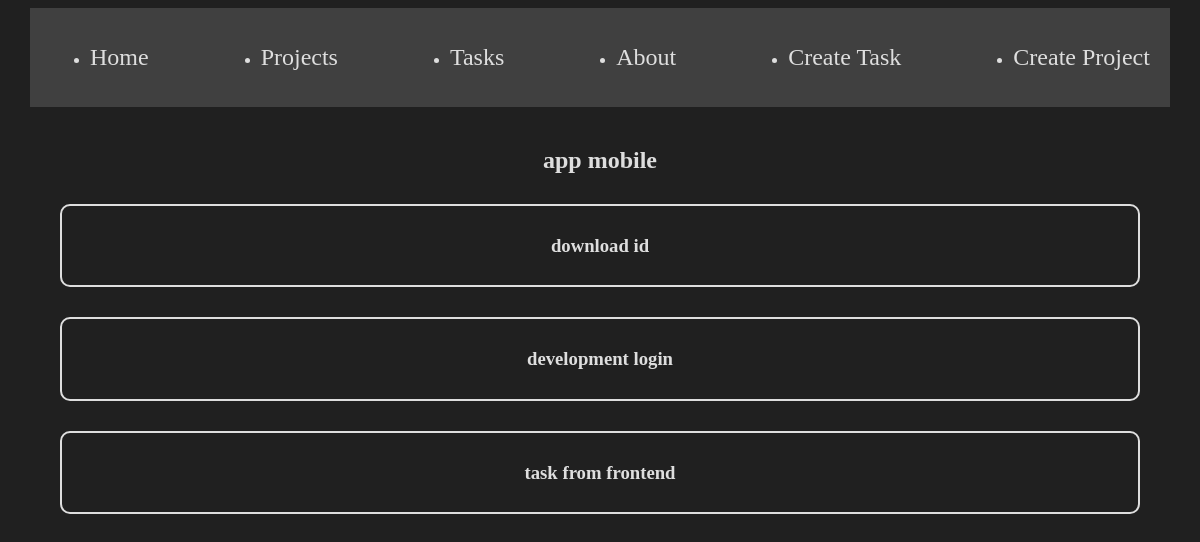
The page /projects/1 on the database as committed earlier.
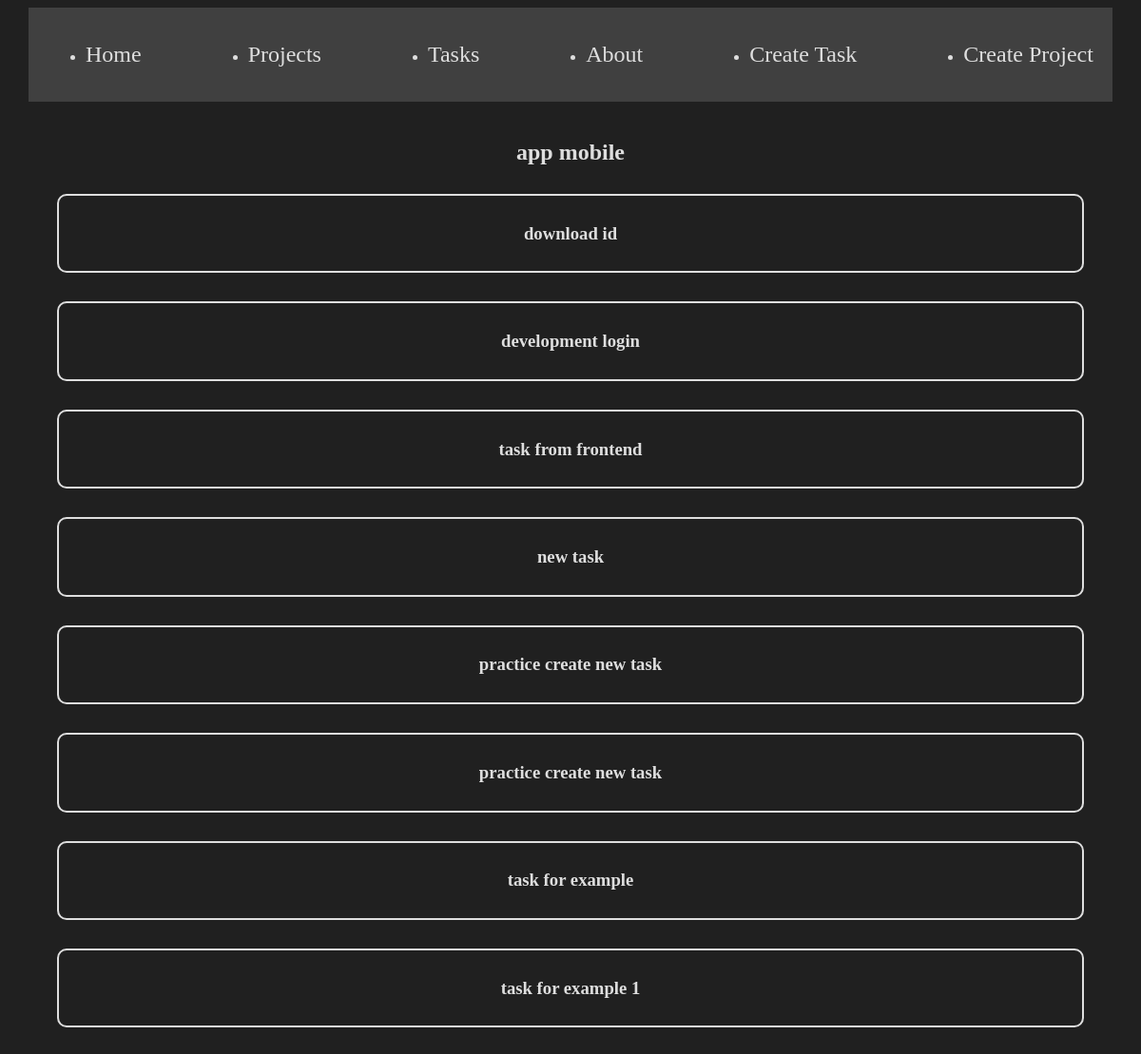
The same page on the database as committed later.
### myapp/models.py (models this page shows, shortened)
class Task(models.Model):
    title = models.CharField(max_length=200)
    description = models.TextField()
    project = models.ForeignKey(Project, on_delete=models.CASCADE)
    done = models.BooleanField(default=False)

### myapp/views.py (the view)
# urls.py: path('projects/<int:id>', views.project_detail, name="project_detail"),
def project_detail(request, id):
    project = get_object_or_404(Project, id=id)
    tasks = Task.objects.filter(project_id=id)
    return render(request, 'projects/detail.html', {
        'project' : project,
        'tasks' : tasks
    })

### myapp/templates/projects/detail.html
{% extends 'layouts/base.html' %}
{% block content %}
<h2>{{project.name}}</h2>
{% for task in tasks %}
<div class="card">
    <h3>{{task.title}}</h3>
</div>
{% endfor %}
{% endblock content %}

Rows that differ between the two databases and show on the page:
added Task: title "new task"
added Task: title "practice create new task"
added Task: title "practice create new task"
added Task: title "task for example"
added Task: title "task for example 1"
